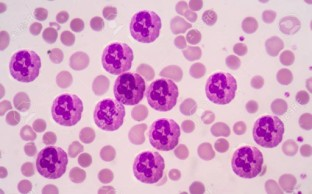
#> input picture WBC.jpg, 312 x 194 px
$ python 'P31_Multiple feature detection.py'
#> lines starting #> are read from the running program, lines starting #| are printed output that depends on the picture; after the words box and inside, x2 and y2 are one past the last pixel; in counts of white or black regions, pixels touching at a corner belong together
import cv2
import numpy as np


img = cv2.imread('WBC.jpg')
#> img is the input picture: shape (194, 312, 3); mean B, G, R 202.8, 167.7, 217.1
needle_img = cv2.imread('WBC crop image.jpg')
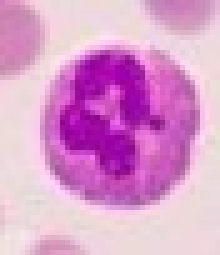
#> input picture WBC crop image.jpg, 44 x 51 px (shown 5 times larger)
#> needle_img is the input picture: shape (51, 44, 3); mean B, G, R 203.8, 154.8, 218.3

result = cv2.matchTemplate(img,needle_img,cv2.TM_CCOEFF_NORMED)
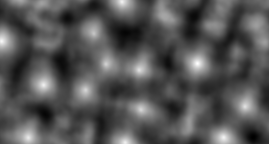
#> result: shape (144, 269) float32; min -0.503, max 0.996, mean -0.00284; drawn with min black and max white


threshold = 0.7
locations = np.where(result>=threshold)
#> locations = 306 positions, rows 0 to 143, columns 0 to 246
locations = list(zip(*locations[::-1]))
#> locations = 306 pairs, first value 0 to 246, second value 0 to 143
print(locations)
#> (printed output is left out)
if locations:

    print('Found needle')

    needle_w = needle_img.shape[1]
#> needle_w = 44
    needle_h = needle_img.shape[0]
#> needle_h = 51

    for loc in locations:

        top_left = loc
        bottom_right = (top_left[0] + needle_w, top_left[1] + needle_h)

        image = cv2.rectangle(img,top_left,bottom_right,(0,255,0),1,cv2.LINE_4 )
        cv2.putText(image, 'Cancer cell ', (10, 25), cv2.FONT_HERSHEY_SIMPLEX, 0.7, (0, 0, 255), 2)
#> this loop made 306 passes
#> (top_left, bottom_right) on passes 1 to 3: ((119, 0), (163, 51)), ((120, 0), (164, 51)), ((121, 0), (165, 51))
#> pass 2, `image = cv2.rectangle(img,top_left,bottom_right,(0,255,0),1,cv2.LINE_4 )`:
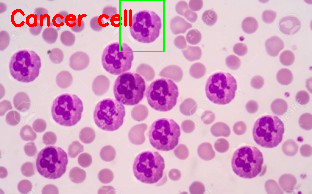
#> image: shape (194, 312, 3); mean B, G, R 199.1, 165.6, 216.5
#> pass 3, `image = cv2.rectangle(img,top_left,bottom_right,(0,255,0),1,cv2.LINE_4 )`:
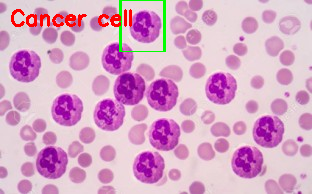
#> image: shape (194, 312, 3); 0.18% of pixels changed, all inside (x1, y1, x2, y2) = (120, 0, 166, 52)
#> after the loop:
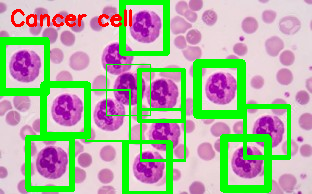
#> image: shape (194, 312, 3); 17.91% of pixels changed, all inside (x1, y1, x2, y2) = (0, 0, 291, 194)

    cv2.imshow('Result', image )
    cv2.waitKey()
else:
    print("needle not found")
